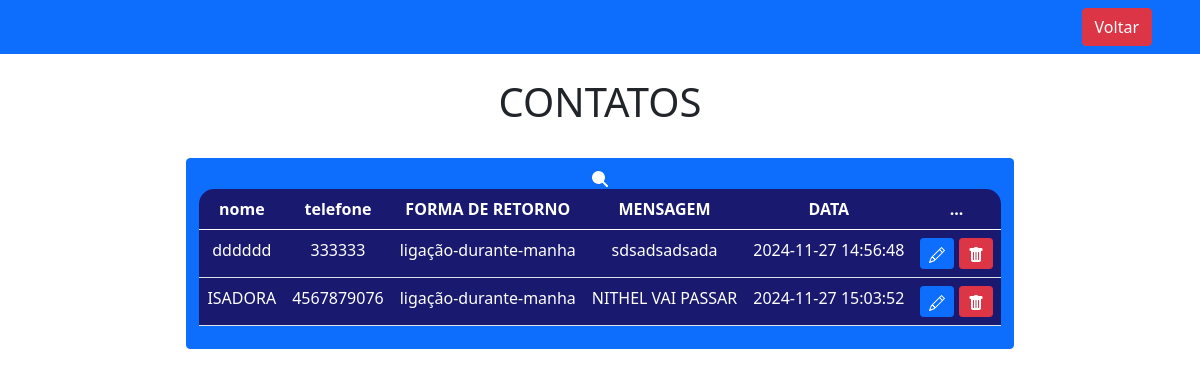
Screenshot of /listacontatos.php with the database file from the repository.
### tables this page shows
CREATE TABLE `contatos` (
  `id` int(11) NOT NULL,
  `nome` varchar(100) NOT NULL,
  `telefone` varchar(20) DEFAULT NULL,
  `forma_retorno` enum('ligação-durante-manha','ligação-durante-tarde','ligação-durante-noite','whatsApp','email') NOT NULL,
  `mensagem` text DEFAULT NULL,
  `data_envio` timestamp NOT NULL DEFAULT current_timestamp()
);

### listacontatos.php (the view, shortened to what this page needs)
<?php
include_once('config.php');
$searchTerm = isset($_GET['search']) ? $_GET['search'] : '';
$sql = "SELECT nome, telefone, forma_retorno, mensagem, data_envio
        FROM contatos
        WHERE nome LIKE '%$searchTerm%'
        OR telefone LIKE '%$searchTerm%'";
$result = $conexao->query($sql);
?>
<!DOCTYPE html>
<html lang="pt-br">
<head>
    <link href="https://cdn.jsdelivr.net/npm/bootstrap@5.0.2/dist/css/bootstrap.min.css" rel="stylesheet">
</head>
<body>
<nav class="navbar navbar-expand-lg navbar-dark bg-primary">
    <div class="d-flex">
        <a href="adm.php" class="btn btn-danger me-5">Voltar</a>
    </div>
</nav>
<br>
<?php
echo "<h1>CONTATOS</h1>";
?>
<br>
<div class="box-search">
    <button onclick="searchData()" class="btn btn-primary">
        <svg xmlns="http://www.w3.org/2000/svg" width="16" height="16" fill="currentColor" class="bi bi-search" viewBox="0 0 16 16">
            <path d="M11.742 10.344a6.5 6.5 0 1 0-1.397 1.398h-.001c.03.04.062.078.098.115l3.85 3.85a1 1 0 0 0 1.415-1.414l-3.85-3.85a1.007 1.007 0 0 0-.115-.1zM12 6
            </svg>
        </button>
    </div>
    <div class="m-5">
        <table class="table text-white table-bg">
            <thead>
                <tr>
                    <th scope="col">nome</th>
                    <th scope="col">telefone</th>
                    <th scope="col">FORMA DE RETORNO</th>
                    <th scope="col">MENSAGEM</th>
                    <th scope="col">DATA</th>
                    <th scope="col">...</th>
                </tr>
            </thead>
            <tbody>
                <?php
                    while($user_data = mysqli_fetch_assoc($result)) {
                        echo "<tr>";
                        echo "<td>".$user_data['nome']."</td>";
                        echo "<td>".$user_data['telefone']."</td>";
                        echo "<td>".$user_data['forma_retorno']."</td>";
                        echo "<td>".$user_data['mensagem']."</td>";
                        echo "<td>".$user_data['data_envio']."</td>";
                        echo "<td>
                        <a class='btn btn-sm btn-primary' href='edit.php?nome=$user_data[nome]' title='Editar'>
                            <svg xmlns='http://www.w3.org/2000/svg' width='16' height='16' fill='currentColor' class='bi bi-pencil' viewBox='0 0 16 16'>
                                <path d='M12.146.146a.5.5 0 0 1 .708 0l3 3a.5.5 0 0 1 0 .708l-10 10a.5.5 0 0 1-.168.11l-5 2a.5.5 0 0 1-.65-.65l2-5a.5.5 0 0 1 .11-.168l10-10zM11.207 2.5 13.5 4.793 14.793 3.5 12.5 1.207 11.207 2.5zm1.586 3L10.5 3.207 4 9.707V10h.5a.5.5 0 0 1 .5.5v.5h.5a.5.5 0 0 1 .5.5v.5h.293l6.5-6.5zm-9.761 5.175-.106.106-1.528 3.821 3.821-1.528.106-.106A.5.5 0 0 1 5 12.5V12h-.5a.5.5 0 0 1-.5-.5V11h-.5a.5.5 0 0 1-.468-.325z'/>
                            </svg>
                            </a>
                            <a class='btn btn-sm btn-danger' href='delete.php?nome=$user_data[nome]' title='Deletar'>
                                <svg xmlns='http://www.w3.org/2000/svg' width='16' height='16' fill='currentColor' class='bi bi-trash-fill' viewBox='0 0 16 16'>
                                    <path d='M2.5 1a1 1 0 0 0-1 1v1a1 1 0 0 0 1 1H3v9a2 2 0 0 0 2 2h6a2 2 0 0 0 2-2V4h.5a1 1 0 0 0 1-1V2a1 1 0 0 0-1-1H10a1 1 0 0 0-1-1H7a1 1 0 0 0-1 1H2.5zm3 4a.5.5 0 0 1 .5.5v7a.5.5 0 0 1-1 0v-7a.5.5 0 0 1 .5-.5zM8 5a.5.5 0 0 1 .5.5v7a.5.5 0 0 1-1 0v-7A.5.5 0 0 1 8 5zm3 .5v7a.5.5 0 0 1-1 0v-7a.5.5 0 0 1 1 0z'/>
                                </svg>
                            </a>
                            </td>";
                        echo "</tr>";
                    }
                    ?>
            </tbody>
        </table>
    </div>
</body>
</html>

### listacontatos.php (style rules this page uses)
body { background: url(peixe.jpeg); background-repeat: no-repeat; background-size: cover; color: black 0.6; text-align: center; }
.table-bg { background-color: #191970; border-radius: 15px 15px 0 0; }
.box-search { display: flex; justify-content: center; gap: 0.1%; }

### rows the page displays
contatos: nome "dddddd", telefone "333333", forma_retorno "ligação-durante-manha", mensagem "sdsadsadsada", data_envio "2024-11-27 14:56:48"
contatos: nome "ISADORA", telefone "4567879076", forma_retorno "ligação-durante-manha", mensagem "NITHEL VAI PASSAR", data_envio "2024-11-27 15:03:52"
